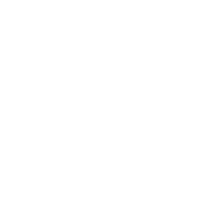
Frame 1 (no input)
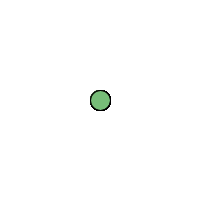
Frame 60 (the mouse pressed at the canvas centre just before this capture)
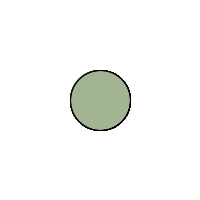
Frame 120 (the mouse held since frame 60 and released just before this capture)

The Processing sketch that drew these frames (run headless with seeded random() and noise(); from frame 60 on, the mouse is pressed at the canvas centre):

// Processing sketch: processing_159645
// ── processing_159645.pde

float diam;
int count;
int state;

float r;
float g;
float b;
float a;


float x;
float y;

void setup() {
  count = 0;
  state = 0;
  
  size(200,200);
  background(255);
  smooth();    
}

void draw() {
  r = random(255);
  g = random(255);
  b = random(255);
  a = random(255);
  diam = random(20);
  x = random(width);
  y = random(height);
  
  count++;
  if(count > 30){
    count = 0;
    state++;
    if(state > 8){
       state = 0;
       background(255);
  
    } 
 
  }
  fill(r,g,b,a);
  diam = state * 20;
  ellipse(width/2,height/2,diam,diam);
}
